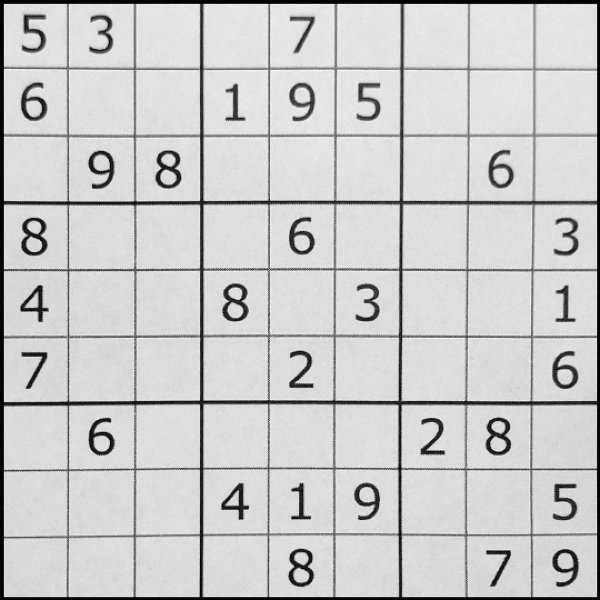
#> input picture sudoku_wiki_unwarped.png, 600 x 600 px, found by its file name
$ jupyter execute --allow-errors example.ipynb   (shell and % lines are left out)
#> lines starting #> are read from the running program, lines starting #| are printed output that depends on the picture
### processImage.py
import numpy as np
from skimage.io import imread
from skimage.color import rgb2gray
from skimage.filters import threshold_otsu
from skimage import transform
from tensorflow import keras
import matplotlib.pyplot as plt
from matplotlib.widgets import Cursor
from matplotlib.patches import Circle

from solver import sudoku

def get_subimage(img, i, j):
    """returns an image of the sudoku box at index i,j
    i=0-9, j=0-9"""
    L = img.shape[0]
    subimage_size = L//9
    crop_margin = int(0.075*subimage_size) #
    simg=img[i*subimage_size:(i+1)*subimage_size,
              j*subimage_size:(j+1)*subimage_size]
    simg = simg[crop_margin:subimage_size-crop_margin, crop_margin:subimage_size-crop_margin] #crop center
    simg = transform.resize(simg,(28,28),anti_aliasing=False) # resize
    simg=simg/255.0 #normalizing
    thresh = threshold_otsu(simg)#threshold to suppress background
    simg[simg<thresh]=0.0
    simg = 1-simg #invert contrast
    if simg.mean()<1e-5:
        simg[:]=0
    return simg

def plot_subimages(im: np.array):
    fig, ax = plt.subplots(9,9)
    for i in range(9):
        for j in range(9):
            simg = get_subimage(im, i,j)
            ax[i,j].imshow(simg, cmap='gray')
            ax[i,j].axes.xaxis.set_ticklabels([])
            ax[i,j].axes.yaxis.set_ticklabels([])
    plt.tight_layout()
    plt.show()
    return True


coords=[]
# [50 lines left out: functions get_corners, unwarp_image, not called in this run]


def process_image(fp: str, unwarp=False):
    """Takes filepath to image of sudoku and returns a sudoku object"""

    image = imread(fp)
    image = rgb2gray(image[:,:,:3])*255.0

    if unwarp:
        transformed_image = unwarp_image(image)
    else:
        transformed_image = transform.resize(image,(540,540),anti_aliasing=False)

    sub_images = []
    num_to_find =list(range(81))
    count=0
    for i in range(9):
        for j in range(9):
            simg=get_subimage(transformed_image, i,j)
            sub_images.append(simg)
            if simg.mean()==0:
                num_to_find.remove(count)
            count+=1

    sub_images = np.asarray(sub_images)

    # model = keras.models.load_model(pathlib.Path.cwd().parent.joinpath('models','model.h5'))
    model = keras.models.load_model("my_model")

    sudoku_predictions = model.predict(sub_images)

    # input_array = np.asarray([pred.argmax() if (pred.max()>0.8) else 0 for pred, idx in sudoku_predictions]).reshape(9,9)
    input_array = np.asarray([sudoku_predictions[i].argmax() if ((sudoku_predictions[i].max()>0.8) and (i in num_to_find)) else 0 for i in range(81)]).reshape(9,9)

    return sudoku(input_array)

### example.ipynb
[cell 1]
import matplotlib.pyplot as plt
from skimage.io import imread
from skimage.color import rgb2gray
from processImage import get_subimage, process_image, plot_subimages

## Example 1: A good quality, straight image from the internet.

[cell 2]
fp=".\sudoku_test.png"

#> (a cell that did not finish here is left out)

#> (a cell that did not finish here is left out)

#> (a cell that did not finish here is left out)

## Example 2: From unwarped image

[cell 6]
fp=".\sudoku_wiki_unwarped.png"
#> fp = '.\\sudoku_wiki_unwarped.png'

image = imread(fp)
#> image is the input picture: shape (600, 600, 4); mean R, G, B, A 202.2, 202.2, 202.2, 255
image = rgb2gray(image[:,:,:3])
#> image: shape (600, 600) float64
plt.imshow(image, cmap='gray')
plt.show()

[cell 7]
plot_subimages(image)
#> the loop in plot_subimages, `for i in range(9):` made 9 passes
#> pass 1, in get_subimage, `simg=img[i*subimage_size:(i+1)*subimage_size, j*subimage_size:(j+1)*su..`:
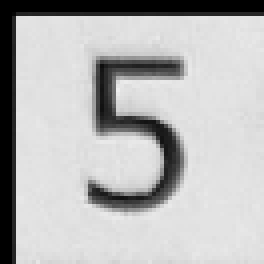
#> simg: shape (66, 66) float64 (shown 4 times larger); min 0, max 0.937, mean 0.72
#> pass 1, in get_subimage, `simg = simg[crop_margin:subimage_size-crop_margin, crop_margin:subimag..`:
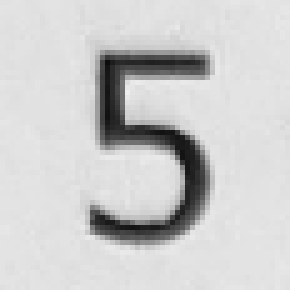
#> simg: shape (58, 58) float64 (shown 5 times larger); min 0.051, max 0.937, mean 0.802
#> pass 1, in get_subimage, `simg = transform.resize(simg,(28,28),anti_aliasing=False)`:
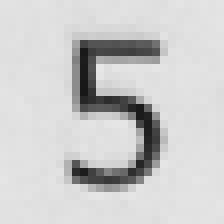
#> simg: shape (28, 28) float64 (shown 8 times larger); min 0.0906, max 0.905, mean 0.803
#> pass 1, in get_subimage, `simg=simg/255.0`:
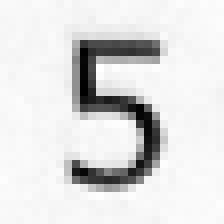
#> simg: shape (28, 28) float64 (shown 8 times larger); min 0.000355, max 0.00355, mean 0.00315; drawn with min black and max white
#> in plot_subimages, `plt.show()`:
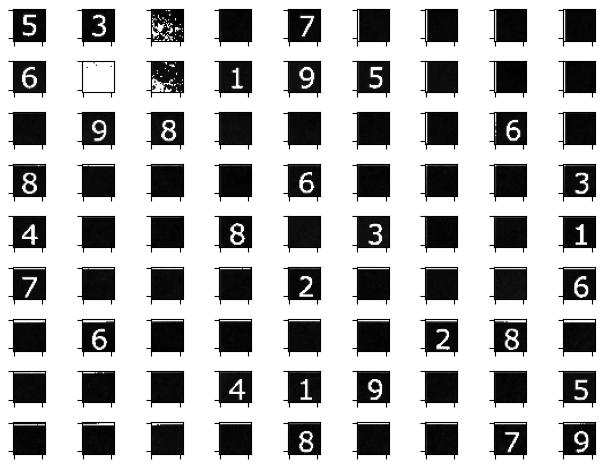
#> figure drawn by matplotlib, 81 panels
#> Out = True

#> (a cell that did not finish here is left out)

#> call 2 of process_image, with fp = '.\\sudoku_wiki_unwarped.png', unwarp = False
#> in process_image (call 2), `transformed_image = transform.resize(image,(540,540),anti_aliasing=Fal..`:
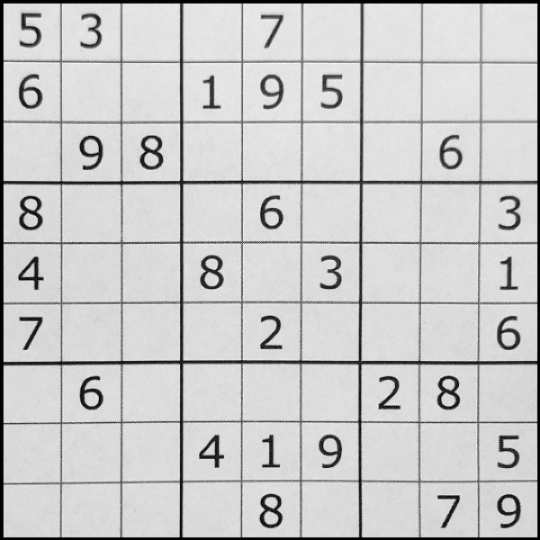
#> transformed_image: shape (540, 540) float64; min 0, max 251.6, mean 202.2
#> the loop in process_image (call 2), `for i in range(9):` made 9 passes
#> pass 1, in get_subimage (call 82), `simg=img[i*subimage_size:(i+1)*subimage_size, j*subimage_size:(j+1)*su..`:
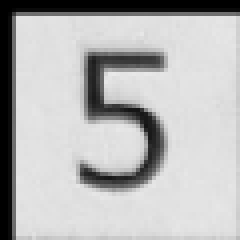
#> simg: shape (60, 60) float64 (shown 4 times larger); min 0, max 233.8, mean 183.6
#> pass 1, in get_subimage (call 82), `simg = simg[crop_margin:subimage_size-crop_margin, crop_margin:subimag..`:
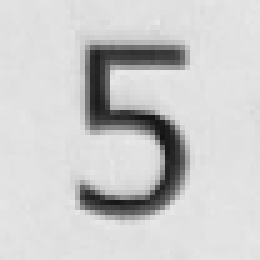
#> simg: shape (52, 52) float64 (shown 5 times larger); min 20.5, max 233.8, mean 204.4
#> pass 1, in get_subimage (call 82), `simg = transform.resize(simg,(28,28),anti_aliasing=False)`:
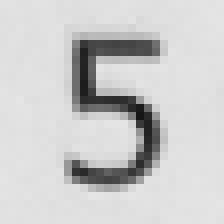
#> simg: shape (28, 28) float64 (shown 8 times larger); min 22.8, max 229.6, mean 204.4
#> after the loop in process_image (call 2), `for i in range(9):`: count = 81; num_to_find = 81 values from 0 to 80; sub_images = 81 items
s
